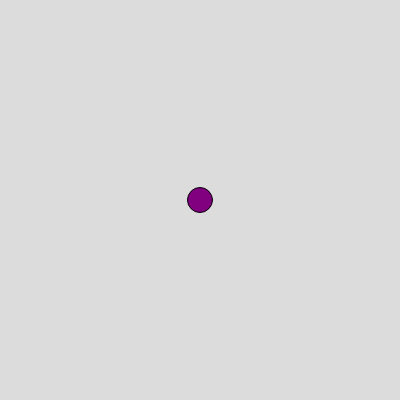
Frame 1 (no input)
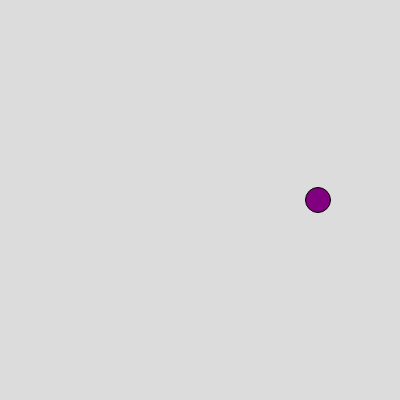
Frame 60 (no input)
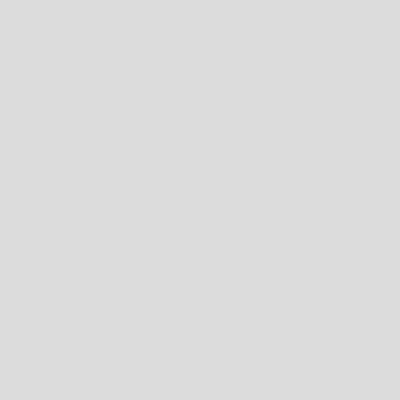
Frame 120 (the mouse pressed at the canvas centre since frame 60)

The p5.js sketch that drew these frames (run headless with seeded random() and noise() and a simulated clock; from frame 60 on, the mouse is pressed at the canvas centre):

// p5.js sketch
// ── sketch.js
var ball={
  x:200,
  y:200,
  r:25,
  color:["red","purple"],
  xSpeed:0,
  ySpeed:0,
}

function setup() {
  createCanvas(400, 400);
}

function draw() {
  background(220);
fill (ball.color[1]);
  circle(ball.x,ball.y,ball.r);
ball.xSpeed=2;
ball.x=ball.x+ball.xSpeed;
}
